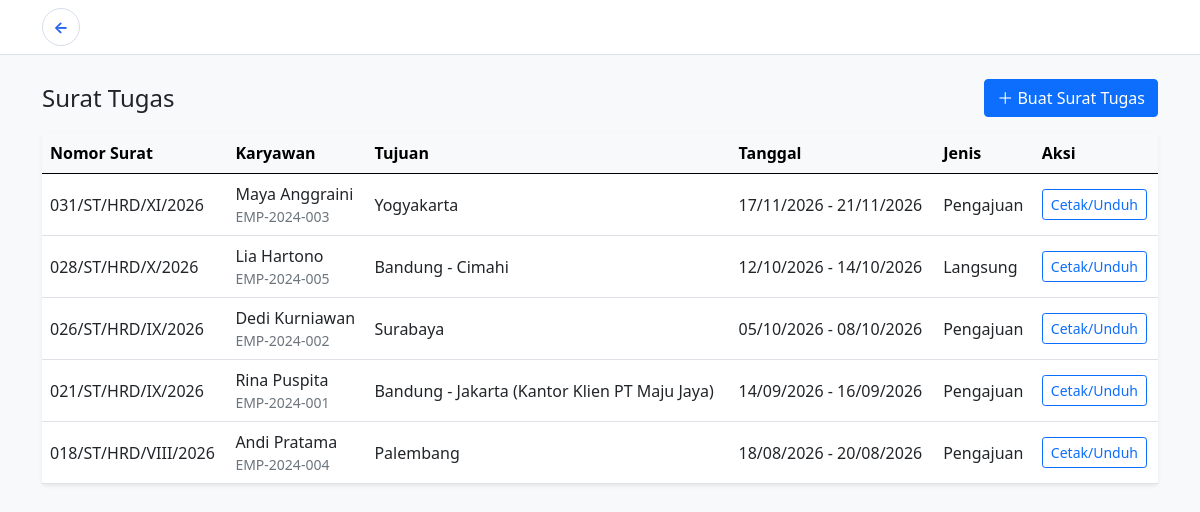
/surat_tugas.php (signed in), run on the app's committed database.
### tables this page shows
CREATE TABLE IF NOT EXISTS `surat_tugas` (
    `id_surat` INT UNSIGNED NOT NULL AUTO_INCREMENT,
    `id_penugasan` INT UNSIGNED NOT NULL,
    `id_atasan` INT UNSIGNED DEFAULT NULL,
    `nomor_surat` VARCHAR(50) NOT NULL,
    `tanggal_terbit` DATE NOT NULL,
    `file_surat` VARCHAR(255) DEFAULT NULL,
    PRIMARY KEY (`id_surat`),
    UNIQUE KEY `uq_surat_tugas_nomor` (`nomor_surat`),
    UNIQUE KEY `uq_surat_tugas_penugasan` (`id_penugasan`),
    CONSTRAINT `fk_surat_tugas_penugasan`
        FOREIGN KEY (`id_penugasan`) REFERENCES `penugasan` (`id_penugasan`)
        ON UPDATE CASCADE
        ON DELETE CASCADE,
    CONSTRAINT `fk_surat_tugas_atasan`
        FOREIGN KEY (`id_atasan`) REFERENCES `karyawan` (`id_karyawan`)
        ON UPDATE CASCADE
        ON DELETE SET NULL
);

CREATE TABLE IF NOT EXISTS `karyawan` (
    `id_karyawan` INT UNSIGNED NOT NULL AUTO_INCREMENT,
    `id_user` INT UNSIGNED NOT NULL,
    `nama` VARCHAR(100) NOT NULL,
    `nip` VARCHAR(30) NOT NULL,
    `jabatan` VARCHAR(100) NOT NULL,
    `departemen` VARCHAR(100) NOT NULL,
    `no_hp` VARCHAR(20) DEFAULT NULL,
    `alamat` TEXT DEFAULT NULL,
    PRIMARY KEY (`id_karyawan`),
    UNIQUE KEY `uq_karyawan_nip` (`nip`),
    UNIQUE KEY `uq_karyawan_id_user` (`id_user`),
    CONSTRAINT `fk_karyawan_users`
        FOREIGN KEY (`id_user`) REFERENCES `users` (`id`)
        ON UPDATE CASCADE
        ON DELETE CASCADE
);

CREATE TABLE IF NOT EXISTS `penugasan` (
    `id_penugasan` INT UNSIGNED NOT NULL AUTO_INCREMENT,
    `id_pengajuan` INT UNSIGNED DEFAULT NULL,
    `id_karyawan` INT UNSIGNED NOT NULL,
    `id_atasan` INT UNSIGNED NOT NULL,
    `jenis` ENUM('Pengajuan', 'Langsung') NOT NULL,
    `tujuan` VARCHAR(150) NOT NULL,
    `tanggal_berangkat` DATE NOT NULL,
    `tanggal_pulang` DATE NOT NULL,
    `keperluan` TEXT NOT NULL,
    `status` ENUM('Aktif', 'Selesai') NOT NULL DEFAULT 'Aktif',
    `catatan` TEXT DEFAULT NULL,
    PRIMARY KEY (`id_penugasan`),
    CONSTRAINT `fk_penugasan_pengajuan`
        FOREIGN KEY (`id_pengajuan`) REFERENCES `pengajuan` (`id_pengajuan`)
        ON UPDATE CASCADE
        ON DELETE SET NULL,
    CONSTRAINT `fk_penugasan_karyawan`
        FOREIGN KEY (`id_karyawan`) REFERENCES `karyawan` (`id_karyawan`)
        ON UPDATE CASCADE
        ON DELETE CASCADE,
    CONSTRAINT `fk_penugasan_atasan`
        FOREIGN KEY (`id_atasan`) REFERENCES `karyawan` (`id_karyawan`)
        ON UPDATE CASCADE
        ON DELETE RESTRICT,
    CONSTRAINT `chk_penugasan_tanggal`
        CHECK (`tanggal_pulang` >= `tanggal_berangkat`)
);

### surat_tugas.php (the view, shortened to what this page needs)
<?php
$role = $_SESSION["role"];
$conn = connection();
if ($role === "atasan") {
    $result = $conn->query(
        "SELECT t.id_penugasan, t.tujuan, t.tanggal_berangkat, t.tanggal_pulang,
                k.nama, k.nip
         FROM penugasan t
         JOIN karyawan k ON k.id_karyawan = t.id_karyawan
         LEFT JOIN surat_tugas s ON s.id_penugasan = t.id_penugasan
         WHERE s.id_surat IS NULL
         ORDER BY t.id_penugasan DESC"
    );
}
$letters = [];
if ($role === "atasan") {
    $sql = "SELECT s.*, t.tujuan, t.tanggal_berangkat, t.tanggal_pulang, t.keperluan,
                   t.status AS status_penugasan, t.jenis,
                   k.nama, k.nip, k.jabatan, k.departemen
            FROM surat_tugas s
            JOIN penugasan t ON t.id_penugasan = s.id_penugasan
            JOIN karyawan k ON k.id_karyawan = t.id_karyawan
            ORDER BY s.tanggal_terbit DESC, s.id_surat DESC";
    $result = $conn->query($sql);
}
while ($row = $result->fetch_assoc()) {
    $letters[] = $row;
}
?>
<!doctype html>
<html lang="id">
<head>
    <link href="https://cdn.jsdelivr.net/npm/bootstrap@5.0.2/dist/css/bootstrap.min.css" rel="stylesheet">
</head>
<body class="bg-light">
<nav class="navbar navbar-light bg-white border-bottom">
    <div class="container">
        <a class="back-circle" href="<?= $role === "atasan" ? "dashboard_atasan.php" : "index.php" ?>" aria-label="Kembali ke Dashboard">←</a>
    </div>
</nav>
<main class="container py-4">
    <div class="d-flex justify-content-between align-items-center mb-3">
        <h1 class="h4 mb-0">Surat Tugas</h1>
        <?php if ($role === "atasan"): ?>
            <button class="btn btn-primary" data-bs-toggle="modal" data-bs-target="#letterModal">＋ Buat Surat Tugas</button>
        <?php endif; ?>
    </div>
    <div class="card border-0 shadow-sm">
        <div class="table-responsive">
            <table class="table table-hover align-middle mb-0">
                <thead class="table-light">
                    <tr>
                        <th>Nomor Surat</th>
                        <th>Karyawan</th>
                        <th>Tujuan</th>
                        <th>Tanggal</th>
                        <th>Jenis</th>
                        <th>Aksi</th>
                    </tr>
                </thead>
                <tbody>
                    <?php foreach ($letters as $letter): ?>
                        <tr>
                            <td><?= htmlspecialchars($letter["nomor_surat"]) ?></td>
                            <td><?= htmlspecialchars($letter["nama"]) ?><div class="small text-muted"><?= htmlspecialchars($letter["nip"]) ?></div></td>
                            <td><?= htmlspecialchars($letter["tujuan"]) ?></td>
                            <td><?= date("d/m/Y", strtotime($letter["tanggal_berangkat"])) ?> - <?= date("d/m/Y", strtotime($letter["tanggal_pulang"])) ?></td>
                            <td><?= htmlspecialchars($letter["jenis"]) ?></td>
                            <td>
                                <a class="btn btn-sm btn-outline-primary" href="cetak_surat.php?id=<?= (int) $letter["id_surat"] ?>" target="_blank">Cetak/Unduh</a>
                            </td>
                        </tr>
                    <?php endforeach; ?>
                </tbody>
            </table>
        </div>
    </div>
</main>
</body>
</html>

### surat_tugas.php (style rules this page uses)
.back-circle { width:38px;height:38px;display:inline-grid;place-items:center;border:1px solid #d7deea;border-radius:50%;background:#fff;color:#2563eb;text-decoration:none;font-weight:700 }

### data on the page
surat_tugas: nomor_surat "031/ST/HRD/XI/2026", karyawan.nama "Maya Anggraini", karyawan.nip "EMP-2024-003", id_penugasan.tujuan "Yogyakarta", id_penugasan.tanggal_berangkat "17/11/2026", id_penugasan.tanggal_pulang "21/11/2026", id_penugasan.jenis "Pengajuan"
surat_tugas: nomor_surat "028/ST/HRD/X/2026", karyawan.nama "Lia Hartono", karyawan.nip "EMP-2024-005", id_penugasan.tujuan "Bandung - Cimahi", id_penugasan.tanggal_berangkat "12/10/2026", id_penugasan.tanggal_pulang "14/10/2026", id_penugasan.jenis "Langsung"
surat_tugas: nomor_surat "026/ST/HRD/IX/2026", karyawan.nama "Dedi Kurniawan", karyawan.nip "EMP-2024-002", id_penugasan.tujuan "Surabaya", id_penugasan.tanggal_berangkat "05/10/2026", id_penugasan.tanggal_pulang "08/10/2026", id_penugasan.jenis "Pengajuan"
surat_tugas: nomor_surat "021/ST/HRD/IX/2026", karyawan.nama "Rina Puspita", karyawan.nip "EMP-2024-001", id_penugasan.tujuan "Bandung - Jakarta (Kantor Klien PT Maju Jaya)", id_penugasan.tanggal_berangkat "14/09/2026", id_penugasan.tanggal_pulang "16/09/2026", id_penugasan.jenis "Pengajuan"
surat_tugas: nomor_surat "018/ST/HRD/VIII/2026", karyawan.nama "Andi Pratama", karyawan.nip "EMP-2024-004", id_penugasan.tujuan "Palembang", id_penugasan.tanggal_berangkat "18/08/2026", id_penugasan.tanggal_pulang "20/08/2026", id_penugasan.jenis "Pengajuan"
